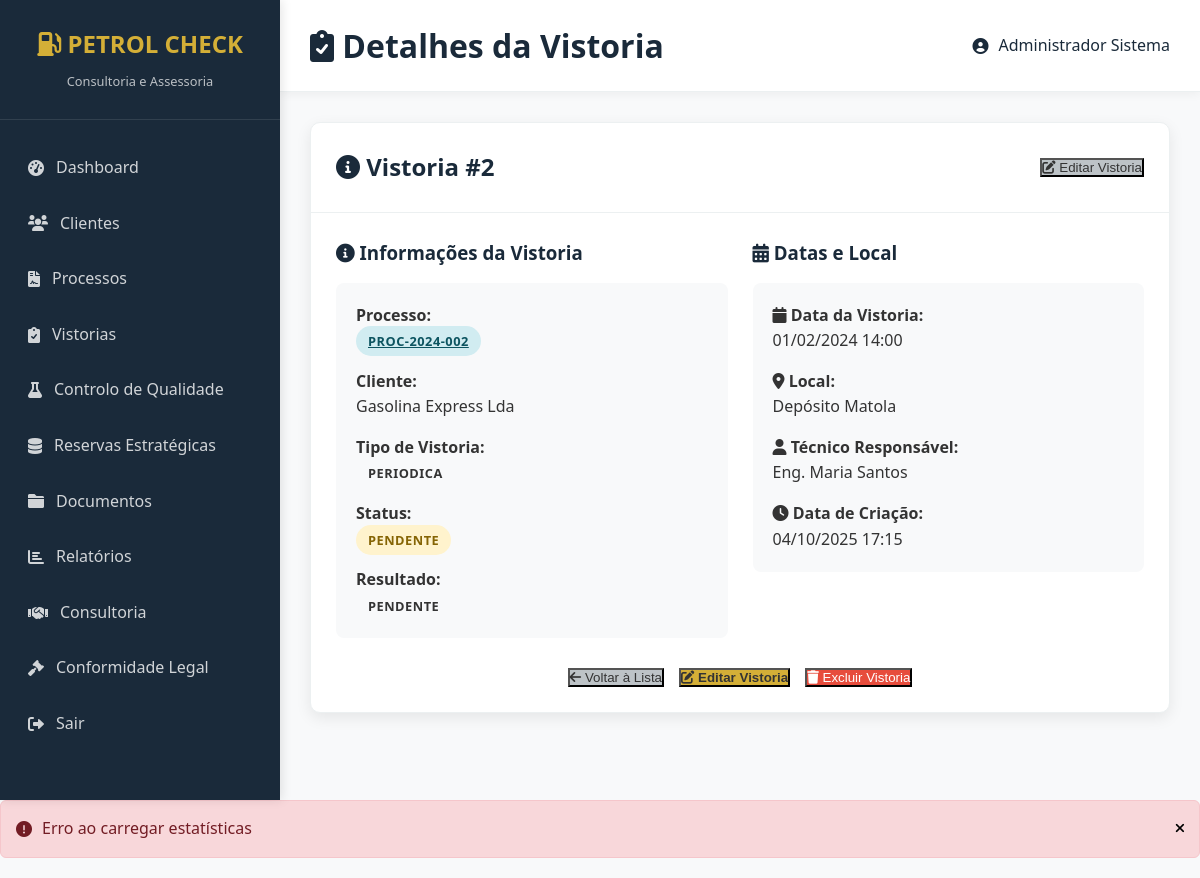
/detalhes.php?id=2 (signed in), run on the app's committed database.
### tables this page shows
CREATE TABLE vistorias (
    id INT PRIMARY KEY AUTO_INCREMENT,
    processo_id INT NOT NULL,
    data_vistoria DATETIME NOT NULL,
    tecnico_responsavel VARCHAR(100) NOT NULL,
    tipo_vistoria ENUM('inicial', 'periodica', 'extraordinaria') DEFAULT 'inicial',
    local_vistoria VARCHAR(255),
    resultado ENUM('aprovado', 'reprovado', 'condicionado') DEFAULT NULL,
    observacoes TEXT,
    status ENUM('pendente', 'realizada', 'cancelada') DEFAULT 'pendente',
    created_at TIMESTAMP DEFAULT CURRENT_TIMESTAMP,
    updated_at TIMESTAMP DEFAULT CURRENT_TIMESTAMP ON UPDATE CURRENT_TIMESTAMP,
    FOREIGN KEY (processo_id) REFERENCES processos(id) ON DELETE CASCADE
);

CREATE TABLE processos (
    id INT PRIMARY KEY AUTO_INCREMENT,
    cliente_id INT NOT NULL,
    numero_processo VARCHAR(50) UNIQUE,
    tipo_licenca ENUM(
        'producao_grande_escala',
        'producao_media_escala', 
        'producao_pequena_escala',
        'armazenagem_terminal',
        'armazenagem_central',
        'distribuicao',
        'retalho_posto',
        'retalho_central',
        'exportacao'
    ) NOT NULL,
    zona_licenciamento ENUM('A', 'B', 'C') DEFAULT 'B',
    data_inicio DATE NOT NULL,
    data_fim DATE,
    status ENUM('pendente', 'analise', 'aprovado', 'rejeitado', 'concluido') DEFAULT 'pendente',
    responsavel_tecnico VARCHAR(100),
    observacoes TEXT,
    created_at TIMESTAMP DEFAULT CURRENT_TIMESTAMP,
    updated_at TIMESTAMP DEFAULT CURRENT_TIMESTAMP ON UPDATE CURRENT_TIMESTAMP,
    FOREIGN KEY (cliente_id) REFERENCES clientes(id) ON DELETE CASCADE
);

CREATE TABLE clientes (
    id INT PRIMARY KEY AUTO_INCREMENT,
    nome_razao_social VARCHAR(255) NOT NULL,
    nif VARCHAR(20) UNIQUE NOT NULL,
    telefone VARCHAR(20),
    email VARCHAR(100),
    endereco TEXT,
    tipo_cliente ENUM('distribuidor', 'retalhista', 'produtor', 'importador', 'exportador') NOT NULL,
    atividade VARCHAR(255),
    status ENUM('ativo', 'inativo', 'pendente') DEFAULT 'ativo',
    created_at TIMESTAMP DEFAULT CURRENT_TIMESTAMP,
    updated_at TIMESTAMP DEFAULT CURRENT_TIMESTAMP ON UPDATE CURRENT_TIMESTAMP
);

### detalhes.php (the view, shortened to what this page needs)
<?php
include '../../includes/config.php';
$id = $_GET['id'] ?? null;
try {
    $stmt = $pdo->prepare("
        SELECT v.*, p.numero_processo, c.nome_razao_social
        FROM vistorias v
        LEFT JOIN processos p ON v.processo_id = p.id
        LEFT JOIN clientes c ON p.cliente_id = c.id
        WHERE v.id = ?
    ");
    $stmt->execute([$id]);
    $vistoria = $stmt->fetch();
} catch (PDOException $e) {
    die("Erro ao carregar vistoria: " . $e->getMessage());
}
function safe_html($value) {
    return $value !== null ? htmlspecialchars($value) : '';
}
?>
<!DOCTYPE html>
<html lang="pt">
<head>
    <link rel="stylesheet" href="../../css/style.css">
    <link href="https://cdnjs.cloudflare.com/ajax/libs/font-awesome/6.0.0/css/all.min.css" rel="stylesheet">
</head>
<body>
    <div class="dashboard">
        <?php include '../../includes/sidebar.php'; ?>
        <div class="main-content">
            <header class="header">
                <h1><i class="fas fa-clipboard-check"></i> Detalhes da Vistoria</h1>
                <div class="user-info">
                    <i class="fas fa-user-circle"></i> <?php echo $_SESSION['user_name']; ?>
                </div>
            </header>
            <div class="content-area">
                <div class="card" style="max-width: 900px; margin: 0 auto;">
                    <div style="padding: 25px; border-bottom: 1px solid var(--cinza-borda); display: flex; justify-content: space-between; align-items: center;">
                        <h2 style="color: var(--azul-petroleo);">
                            <i class="fas fa-info-circle"></i> Vistoria #<?php echo $vistoria['id']; ?>
                        </h2>
                        <button onclick="location.href='editar.php?id=<?php echo $vistoria['id']; ?>'" class="btn-secondary">
                            <i class="fas fa-edit"></i> Editar Vistoria
                        </button>
                    </div>
                    <div style="padding: 25px;">
                        <div class="grid grid-2">
                            <div>
                                <h3 style="color: var(--azul-petroleo); margin-bottom: 15px;">
                                    <i class="fas fa-info-circle"></i> Informações da Vistoria
                                </h3>
                                <div style="background: var(--cinza-fundo); padding: 20px; border-radius: 8px;">
                                    <div style="margin-bottom: 15px;">
                                        <strong>Processo:</strong><br>
                                        <a href="../processos/detalhes.php?id=<?php echo $vistoria['processo_id']; ?>" class="badge badge-info">
                                            <?php echo safe_html($vistoria['numero_processo']); ?>
                                        </a>
                                    </div>
                                    <div style="margin-bottom: 15px;">
                                        <strong>Cliente:</strong><br>
                                        <?php echo safe_html($vistoria['nome_razao_social']); ?>
                                    </div>
                                    <div style="margin-bottom: 15px;">
                                        <strong>Tipo de Vistoria:</strong><br>
                                        <span class="badge badge-primary">
                                            <?php echo ucfirst($vistoria['tipo_vistoria']); ?>
                                        </span>
                                    </div>
                                    <div style="margin-bottom: 15px;">
                                        <strong>Status:</strong><br>
                                        <?php echo getStatusBadge($vistoria['status']); ?>
                                    </div>
                                    <div>
                                        <strong>Resultado:</strong><br>
                                        <?php if ($vistoria['resultado']): ?>
                                            <span class="badge badge-<?php echo $vistoria['resultado'] == 'aprovado' ? 'success' : ($vistoria['resultado'] == 'reprovado' ? 'danger' : 'warning'); ?>">
                                                <?php echo ucfirst($vistoria['resultado']); ?>
                                            </span>
                                        <?php else: ?>
                                            <span class="badge badge-secondary">Pendente</span>
                                        <?php endif; ?>
                                    </div>
                                </div>
                            </div>
                            <div>
                                <h3 style="color: var(--azul-petroleo); margin-bottom: 15px;">
                                    <i class="fas fa-calendar-alt"></i> Datas e Local
                                </h3>
                                <div style="background: var(--cinza-fundo); padding: 20px; border-radius: 8px;">
                                    <div style="margin-bottom: 15px;">
                                        <strong><i class="fas fa-calendar"></i> Data da Vistoria:</strong><br>
                                        <?php echo date('d/m/Y H:i', strtotime($vistoria['data_vistoria'])); ?>
                                    </div>
                                    <div style="margin-bottom: 15px;">
                                        <strong><i class="fas fa-map-marker-alt"></i> Local:</strong><br>
                                        <?php echo safe_html($vistoria['local_vistoria']); ?>
                                    </div>
                                    <div style="margin-bottom: 15px;">
                                        <strong><i class="fas fa-user"></i> Técnico Responsável:</strong><br>
                                        <?php echo safe_html($vistoria['tecnico_responsavel']); ?>
                                    </div>
                                    <div>
                                        <strong><i class="fas fa-clock"></i> Data de Criação:</strong><br>
                                        <?php echo date('d/m/Y H:i', strtotime($vistoria['created_at'])); ?>
                                    </div>
                                </div>
                            </div>
                        </div>
                        <div style="margin-top: 30px; display: flex; gap: 15px; justify-content: center;">
                            <button onclick="location.href='index.php'" class="btn-secondary">
                                <i class="fas fa-arrow-left"></i> Voltar à Lista
                            </button>
                            <button onclick="location.href='editar.php?id=<?php echo $vistoria['id']; ?>'" class="btn-cta">
                                <i class="fas fa-edit"></i> Editar Vistoria
                            </button>
                            <?php if (isAdmin()): ?>
                            <button onclick="confirmarExclusao(<?php echo $vistoria['id']; ?>)" class="btn-danger">
                                <i class="fas fa-trash"></i> Excluir Vistoria
                            </button>
                            <?php endif; ?>
                        </div>
                    </div>
                </div>
            </div>
        </div>
    </div>
</body>
</html>

### config.php (shortened to what this page needs)
<?php
function isAdmin() {
    return isset($_SESSION['user_role']) && $_SESSION['user_role'] === 'admin';
}
function getStatusBadge($status) {
    $statuses = [
        'pendente' => ['class' => 'status-pendente', 'text' => 'Pendente'],
        'analise' => ['class' => 'status-analise', 'text' => 'Em Análise'],
        'aprovado' => ['class' => 'status-aprovado', 'text' => 'Aprovado'],
        'rejeitado' => ['class' => 'status-rejeitado', 'text' => 'Rejeitado'],
        'concluido' => ['class' => 'status-concluido', 'text' => 'Concluído'],
        'realizada' => ['class' => 'status-concluido', 'text' => 'Realizada'],
        'cancelada' => ['class' => 'status-rejeitado', 'text' => 'Cancelada'],
        'atribuida' => ['class' => 'status-analise', 'text' => 'Atribuída'],
        'em_andamento' => ['class' => 'status-analise', 'text' => 'Em Andamento'],
        'ativo' => ['class' => 'status-aprovado', 'text' => 'Ativo'],
        'inativo' => ['class' => 'status-rejeitado', 'text' => 'Inativo']
    ];
    $statusInfo = $statuses[$status] ?? $statuses['pendente'];
    return '<span class="status-badge ' . $statusInfo['class'] . '">' . $statusInfo['text'] . '</span>';
}
?>

### style.css (style rules this page uses)
:root { --azul-petroleo: #1A2A3A; --azul-petroleo-escuro: #0F1A26; --azul-petroleo-hover: #2C3E50; --dourado: #D4AF37; --dourado-hover: #C19B2E; --branco: #FFFFFF; --verde: #27AE60; --vermelho: #E74C3C; --laranja: #F39C12; --azul-info: #3498DB; --cinza-escuro: #333333; --cinza-medio: #666666; --cinza-claro: #BDC3C7; --cinza-borda: #ECF0F1; --cinza-fundo: #f8f9fa; }
* { margin: 0; padding: 0; box-sizing: border-box; }
body { font-family: 'Segoe UI', Tahoma, Geneva, Verdana, sans-serif; background-color: var(--cinza-fundo); color: var(--cinza-escuro); line-height: 1.6; }
.dashboard { display: flex; min-height: 100vh; }
.main-content { flex: 1; margin-left: 280px; min-height: 100vh; display: flex; flex-direction: column; }
.card { background: var(--branco); border-radius: 10px; box-shadow: 0 5px 15px rgba(0,0,0,0.08); border: 1px solid var(--cinza-borda); transition: all 0.3s ease; }
.btn-cta { background: var(--dourado); color: var(--cinza-escuro); font-weight: 700; }
.btn-danger { background: var(--vermelho); color: var(--branco); }
.btn-secondary { background: var(--cinza-claro); color: var(--cinza-escuro); }
.grid { display: grid; gap: 25px; }
.grid-2 { grid-template-columns: repeat(2, 1fr); }
.header { background: var(--branco); padding: 20px 30px; border-bottom: 1px solid var(--cinza-borda); box-shadow: 0 2px 10px rgba(0,0,0,0.05); display: flex; justify-content: space-between; align-items: center; }
.header h1 { color: var(--azul-petroleo); font-weight: 600; margin: 0; }
.content-area { padding: 30px; flex: 1; }
.badge { padding: 6px 12px; border-radius: 20px; font-size: 0.8em; font-weight: 600; text-transform: uppercase; letter-spacing: 0.5px; }
.badge-info { background: #D1ECF1; color: #0C5460; }
.status-badge { padding: 6px 12px; border-radius: 20px; font-size: 0.8em; font-weight: 600; text-transform: uppercase; letter-spacing: 0.5px; }
.status-pendente { background: #FFF3CD; color: #856404; }
.user-info { display: flex; align-items: center; gap: 10px; color: var(--azul-petroleo); font-weight: 500; }

### data on the page
vistorias: id "2", processo.numero_processo "PROC-2024-002", clientes.nome_razao_social "Gasolina Express Lda", tipo_vistoria "PERIODICA", status "PENDENTE", data_vistoria "01/02/2024 14:00", local_vistoria "Depósito Matola", tecnico_responsavel "Eng. Maria Santos", created_at "04/10/2025 17:15"

### other printed values
$_SESSION['user_name'] "Administrador Sistema"
